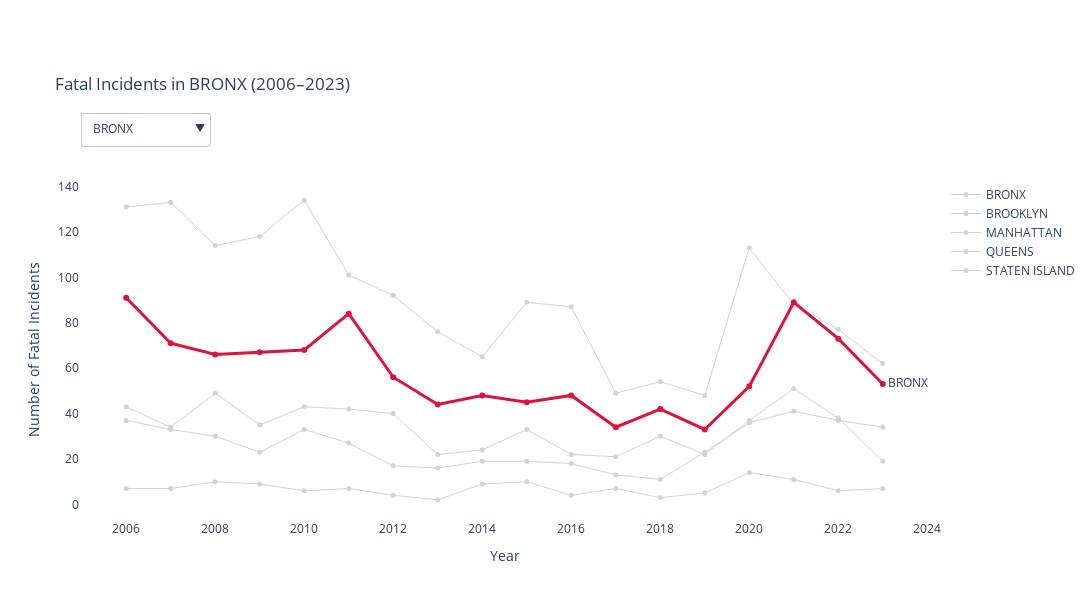

The notebook cell this image was saved under:
### Markdown cell above
# Interactive Data Visualization

### Code cell
import plotly.graph_objects as go

# Filter for fatal incidents
fatal_data = df[df['STATISTICAL_MURDER_FLAG'] == True]

# Group by year and BORO
fatal_by_year_boro = fatal_data.groupby(['Year', 'BORO'], observed = True).size().unstack()


default_boro = 'BRONX'  # or whichever you want highlighted first

boro_list = fatal_by_year_boro.columns.tolist()
years = fatal_by_year_boro.index.tolist()

fig = go.Figure()
highlight_traces = {}
muted_traces = {}

for i, boro in enumerate(boro_list):
    # Muted trace (always visible)
    fig.add_trace(go.Scatter(
        x=years,
        y=fatal_by_year_boro[boro],
        mode='lines+markers',
        name=boro,
        line=dict(color='lightgray', width=1),
        marker=dict(size=5),
        showlegend=True
    ))

for i, boro in enumerate(boro_list):
    # Highlighted trace (only one visible at a time)
    trace_index = len(boro_list) + i  # because muted traces come first
    highlight_traces[boro] = trace_index

    fig.add_trace(go.Scatter(
        x=years,
        y=fatal_by_year_boro[boro],
        mode='lines+markers+text',
        name=f"{boro} (highlight)",
        line=dict(color='crimson', width=3),
        marker=dict(size=6),
        text=[boro if j == len(years)-1 else '' for j in range(len(years))],
        textposition='middle right',
        showlegend=False,
        visible=(boro == default_boro)
    ))

buttons = []

for boro in boro_list:
    # 5 muted traces = always visible
    # 5 highlight traces = all False except selected
    vis = [True]*len(boro_list) + [False]*len(boro_list)
    vis[highlight_traces[boro]] = True  # only show selected highlight

    buttons.append(dict(
        label=boro,
        method='update',
        args=[
            {'visible': vis},
            {'title': f'Fatal Incidents in {boro} (2006–2023)'}
        ]
    ))



fig.update_layout(
    width=1100,
    height=600,
    title=f'Fatal Incidents in {default_boro} (2006–2023)',
    xaxis_title='Year',
    yaxis_title='Number of Fatal Incidents',
    plot_bgcolor='white',
    font=dict(size=12),
    updatemenus=[dict(
        buttons=buttons,
        direction='down',
        x=0.0,
        xanchor='left',
        y=1.2,
        yanchor='top'
    )],
    margin=dict(t=180),
    hovermode='x unified'
)

### Figure 1 — Plotly figure (JSON) as saved in the notebook; plotly's stock layout.template omitted (floating-point values rounded to 4 significant figures)
{"data": [{"line": {"color": "lightgray", "width": 1}, "marker": {"size": 5}, "mode": "lines+markers", "name": "BRONX", "showlegend": true, "type": "scatter", "x": [2006, 2007, 2008, 2009, 2010, 2011, 2012, 2013, 2014, 2015, 2016, 2017, 2018, 2019, 2020, 2021, 2022, 2023], "y": [91, 71, 66, 67, 68, 84, 56, 44, 48, 45, 48, 34, 42, 33, 52, 89, 73, 53]}, {"line": {"color": "lightgray", "width": 1}, "marker": {"size": 5}, "mode": "lines+markers", "name": "BROOKLYN", "showlegend": true, "type": "scatter", "x": [2006, 2007, 2008, 2009, 2010, 2011, 2012, 2013, 2014, 2015, 2016, 2017, 2018, 2019, 2020, 2021, 2022, 2023], "y": [131, 133, 114, 118, 134, 101, 92, 76, 65, 89, 87, 49, 54, 48, 113, 88, 77, 62]}, {"line": {"color": "lightgray", "width": 1}, "marker": {"size": 5}, "mode": "lines+markers", "name": "MANHATTAN", "showlegend": true, "type": "scatter", "x": [2006, 2007, 2008, 2009, 2010, 2011, 2012, 2013, 2014, 2015, 2016, 2017, 2018, 2019, 2020, 2021, 2022, 2023], "y": [37, 33, 30, 23, 33, 27, 17, 16, 19, 19, 18, 13, 11, 23, 36, 41, 37, 34]}, {"line": {"color": "lightgray", "width": 1}, "marker": {"size": 5}, "mode": "lines+markers", "name": "QUEENS", "showlegend": true, "type": "scatter", "x": [2006, 2007, 2008, 2009, 2010, 2011, 2012, 2013, 2014, 2015, 2016, 2017, 2018, 2019, 2020, 2021, 2022, 2023], "y": [43, 34, 49, 35, 43, 42, 40, 22, 24, 33, 22, 21, 30, 22, 37, 51, 38, 19]}, {"line": {"color": "lightgray", "width": 1}, "marker": {"size": 5}, "mode": "lines+markers", "name": "STATEN ISLAND", "showlegend": true, "type": "scatter", "x": [2006, 2007, 2008, 2009, 2010, 2011, 2012, 2013, 2014, 2015, 2016, 2017, 2018, 2019, 2020, 2021, 2022, 2023], "y": [7, 7, 10, 9, 6, 7, 4, 2, 9, 10, 4, 7, 3, 5, 14, 11, 6, 7]}, {"line": {"color": "crimson", "width": 3}, "marker": {"size": 6}, "mode": "lines+markers+text", "name": "BRONX (highlight)", "showlegend": false, "text": ["", "", "", "", "", "", "", "", "", "", "", "", "", "", "", "", "", "BRONX"], "textposition": "middle right", "type": "scatter", "visible": true, "x": [2006, 2007, 2008, 2009, 2010, 2011, 2012, 2013, 2014, 2015, 2016, 2017, 2018, 2019, 2020, 2021, 2022, 2023], "y": [91, 71, 66, 67, 68, 84, 56, 44, 48, 45, 48, 34, 42, 33, 52, 89, 73, 53]}, {"line": {"color": "crimson", "width": 3}, "marker": {"size": 6}, "mode": "lines+markers+text", "name": "BROOKLYN (highlight)", "showlegend": false, "text": ["", "", "", "", "", "", "", "", "", "", "", "", "", "", "", "", "", "BROOKLYN"], "textposition": "middle right", "type": "scatter", "visible": false, "x": [2006, 2007, 2008, 2009, 2010, 2011, 2012, 2013, 2014, 2015, 2016, 2017, 2018, 2019, 2020, 2021, 2022, 2023], "y": [131, 133, 114, 118, 134, 101, 92, 76, 65, 89, 87, 49, 54, 48, 113, 88, 77, 62]}, {"line": {"color": "crimson", "width": 3}, "marker": {"size": 6}, "mode": "lines+markers+text", "name": "MANHATTAN (highlight)", "showlegend": false, "text": ["", "", "", "", "", "", "", "", "", "", "", "", "", "", "", "", "", "MANHATTAN"], "textposition": "middle right", "type": "scatter", "visible": false, "x": [2006, 2007, 2008, 2009, 2010, 2011, 2012, 2013, 2014, 2015, 2016, 2017, 2018, 2019, 2020, 2021, 2022, 2023], "y": [37, 33, 30, 23, 33, 27, 17, 16, 19, 19, 18, 13, 11, 23, 36, 41, 37, 34]}, {"line": {"color": "crimson", "width": 3}, "marker": {"size": 6}, "mode": "lines+markers+text", "name": "QUEENS (highlight)", "showlegend": false, "text": ["", "", "", "", "", "", "", "", "", "", "", "", "", "", "", "", "", "QUEENS"], "textposition": "middle right", "type": "scatter", "visible": false, "x": [2006, 2007, 2008, 2009, 2010, 2011, 2012, 2013, 2014, 2015, 2016, 2017, 2018, 2019, 2020, 2021, 2022, 2023], "y": [43, 34, 49, 35, 43, 42, 40, 22, 24, 33, 22, 21, 30, 22, 37, 51, 38, 19]}, {"line": {"color": "crimson", "width": 3}, "marker": {"size": 6}, "mode": "lines+markers+text", "name": "STATEN ISLAND (highlight)", "showlegend": false, "text": ["", "", "", "", "", "", "", "", "", "", "", "", "", "", "", "", "", "STATEN ISLAND"], "textposition": "middle right", "type": "scatter", "visible": false, "x": [2006, 2007, 2008, 2009, 2010, 2011, 2012, 2013, 2014, 2015, 2016, 2017, 2018, 2019, 2020, 2021, 2022, 2023], "y": [7, 7, 10, 9, 6, 7, 4, 2, 9, 10, 4, 7, 3, 5, 14, 11, 6, 7]}], "layout": {"font": {"size": 12}, "height": 600, "hovermode": "x unified", "margin": {"t": 180}, "plot_bgcolor": "white", "title": {"text": "Fatal Incidents in BRONX (2006–2023)"}, "updatemenus": [{"buttons": [{"args": [{"visible": [true, true, true, true, true, true, false, false, false, false]}, {"title": "Fatal Incidents in BRONX (2006–2023)"}], "label": "BRONX", "method": "update"}, {"args": [{"visible": [true, true, true, true, true, false, true, false, false, false]}, {"title": "Fatal Incidents in BROOKLYN (2006–2023)"}], "label": "BROOKLYN", "method": "update"}, {"args": [{"visible": [true, true, true, true, true, false, false, true, false, false]}, {"title": "Fatal Incidents in MANHATTAN (2006–2023)"}], "label": "MANHATTAN", "method": "update"}, {"args": [{"visible": [true, true, true, true, true, false, false, false, true, false]}, {"title": "Fatal Incidents in QUEENS (2006–2023)"}], "label": "QUEENS", "method": "update"}, {"args": [{"visible": [true, true, true, true, true, false, false, false, false, true]}, {"title": "Fatal Incidents in STATEN ISLAND (2006–2023)"}], "label": "STATEN ISLAND", "method": "update"}], "direction": "down", "x": 0, "xanchor": "left", "y": 1.2, "yanchor": "top"}], "width": 1100, "xaxis": {"autorange": true, "range": [2005.0, 2024.0], "title": {"text": "Year"}, "type": "linear"}, "yaxis": {"autorange": true, "range": [-6.862, 142.9], "title": {"text": "Number of Fatal Incidents"}, "type": "linear"}}}
